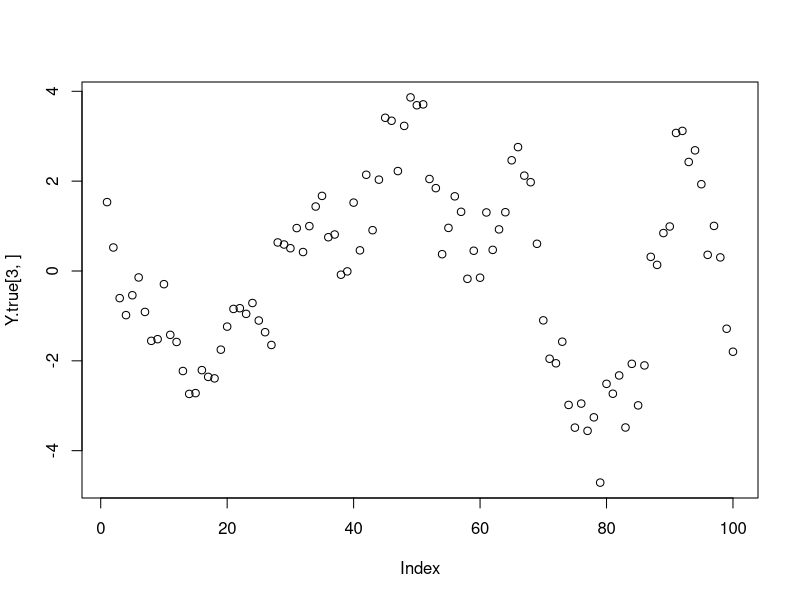
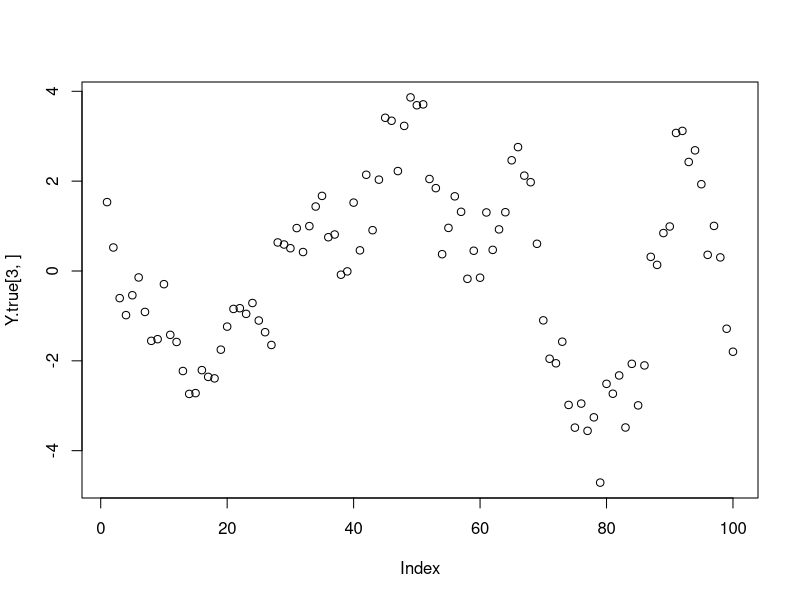
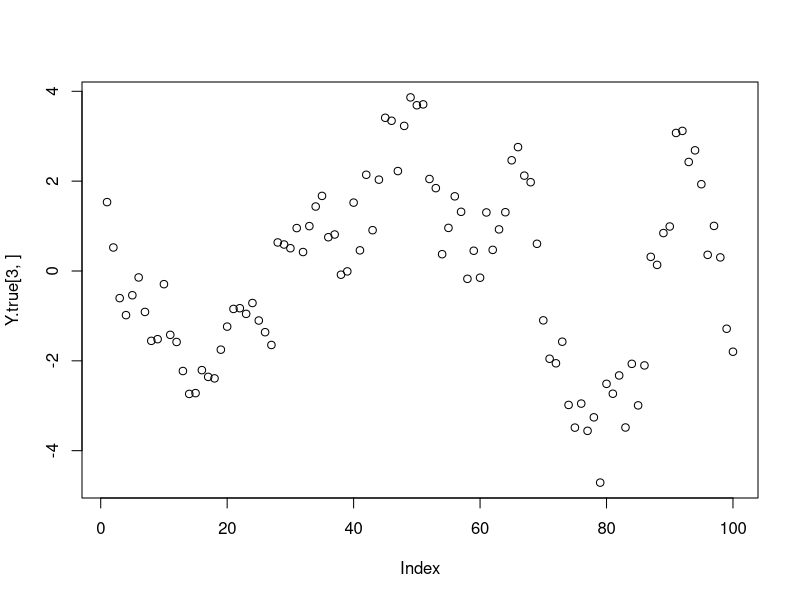
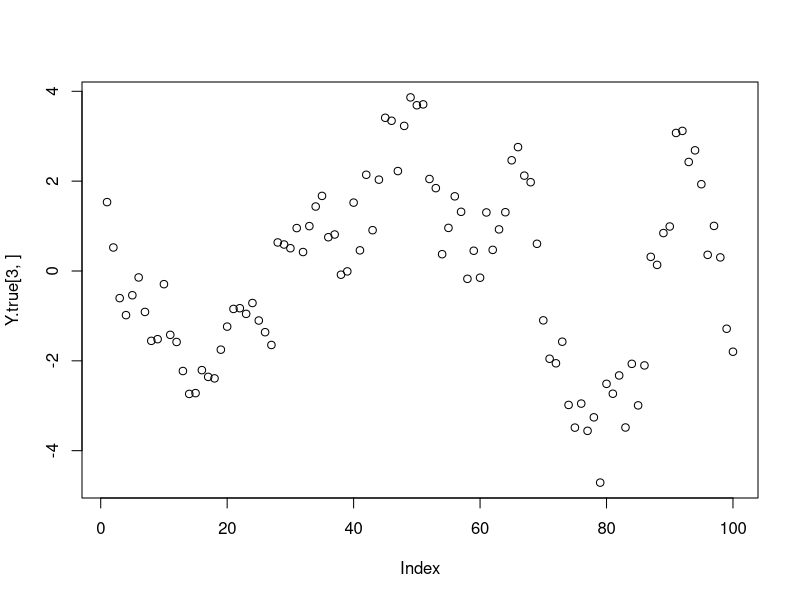
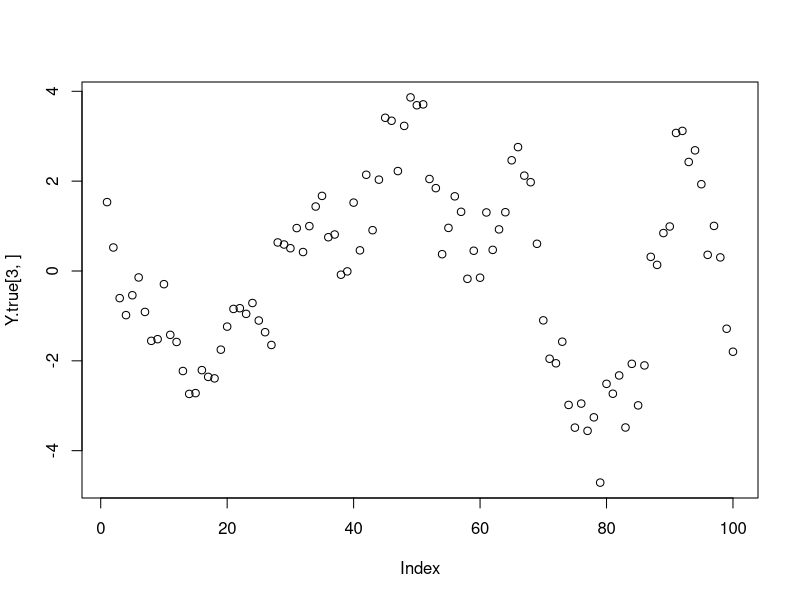
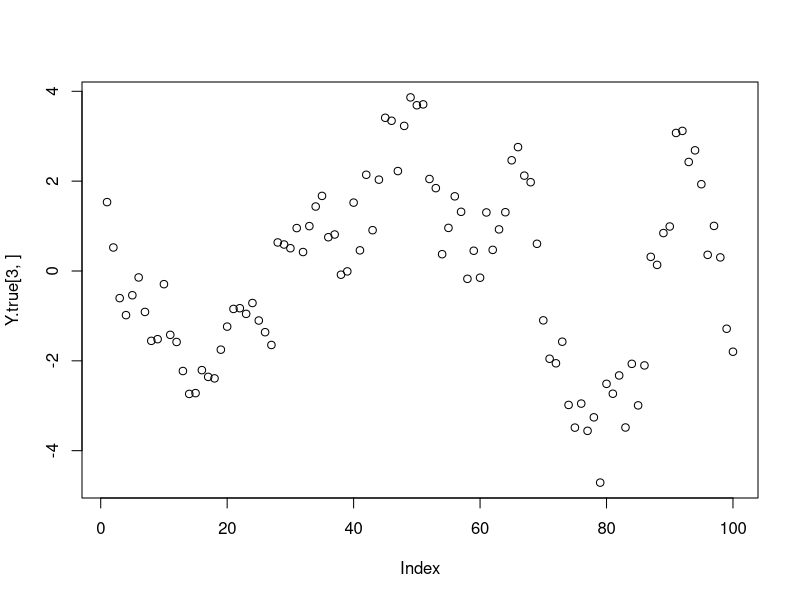
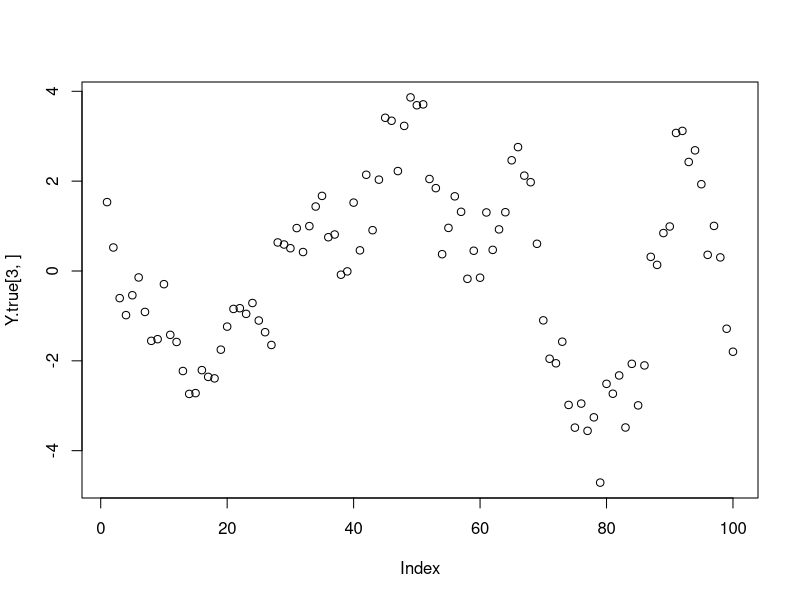
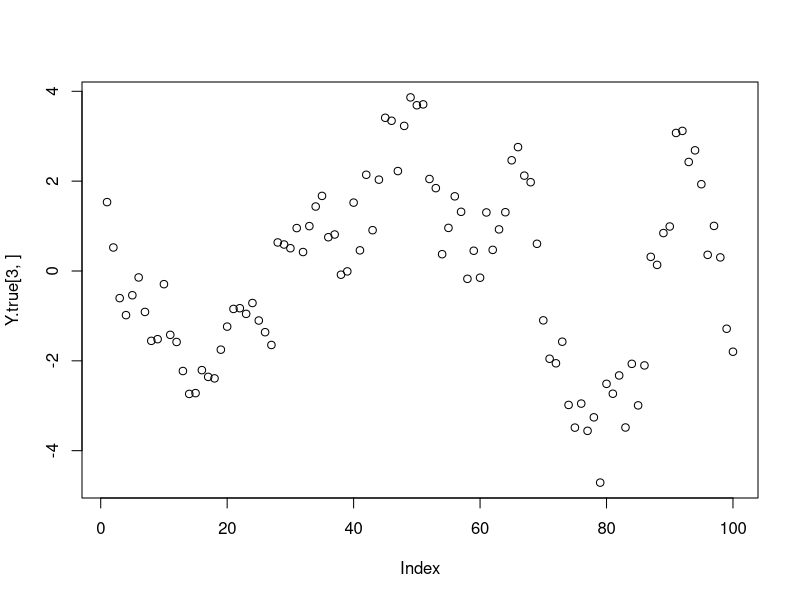

Generate these figures, in order, with R:
#test out kalman smoother forward backward algorithm
library(mvtnorm)
library(Matrix)
t.steps=100
S=10
Y=matrix(0,S,t.steps)
Y[,1]=2+rnorm(S)
sigma=0.95
for(it in 2:t.steps){
  Y[,it]=sigma*Y[,it-1]+rnorm(S)
}
Z=Y+rnorm(S*t.steps)


M=sigma*diag(S)
H=diag(S)
R=diag(S)
Q=diag(S)
Z.list=vector("list",t.steps)
Nu.list=Z.list
Finv=Z.list
G=Z.list
L=G
A=L
R.disturb=L
R.disturb[[t.steps]]=Matrix(0,S,1)
P=Z.list
Hat=P
H.t=H

Z.true=Z
Y.true=Y
P[[1]]=1*diag(S)

tau.epsilon=100
tau.varepsilon=100000
diag(Q)=1/sqrt(tau.epsilon)
diag(R)=1/sqrt(tau.varepsilon)

W.plus.z=matrix(rnorm(S*t.steps,0,1/sqrt(tau.varepsilon)),S,t.steps)
W.plus.y=matrix(rnorm(S*t.steps,0,1/sqrt(tau.epsilon)),S,t.steps)
Y.plus=matrix(0,S,t.steps)
Z.plus=Y.plus


#update mu using disturbance filter/smoother algorithm of Durbin and Koopman 2002
ptm=proc.time()
Y.plus[,1]=2+rnorm(S) #holding Y-plus
for(it in 2:t.steps)Y.plus[,it]=as.numeric(M%*%Y.plus[,it-1]+W.plus.y[,it])
Z.plus=Y.plus+W.plus.z
Z.star=Z-Z.plus
#now use Kalman filter and disturbance smoother to obtain \hat{Z}* = E(Y|Z*) 
#Init.pred=c(X.pred.list[[1]]%*%Beta+Eta,0)
Init.pred=rep(0,S) #since running the KF on z-z.plus, think this needs to be zero
Nu.list[[1]]=Z.star[1:S]-H%*%Init.pred
P[[1]]=Q
Finv[[1]]=solve(H%*%P[[1]]%*%H.t+R)
G[[1]]=M%*%(P[[1]]%*%(H.t%*%Finv[[1]]))
L[[1]]=M-G[[1]]%*%H
A[[1]]=Init.pred
for(it in 2:t.steps){  #forward
  P[[it]]=tcrossprod(M%*%P[[it-1]],L[[it-1]])+Q
  Finv[[it]]=solve(H%*%P[[it]]%*%H.t+R)
  G[[it]]=M%*%(P[[it]]%*%(H.t%*%Finv[[it]]))
  A[[it]]=M%*%A[[it-1]]+G[[it-1]]%*%Nu.list[[it-1]]
  Nu.list[[it]]=Z.star[((it-1)*S+1):(it*S)]-H%*%A[[it]]
  L[[it]]=M-G[[it]]%*%H
}
for(it in t.steps:2)R.disturb[[it-1]]=H.t%*%(Finv[[it]]%*%Nu.list[[it]])+crossprod(L[[it]],R.disturb[[it]])
R.disturb.0=H.t%*%(Finv[[1]]%*%Nu.list[[1]])+crossprod(L[[1]],R.disturb[[1]])
Hat[[1]]=A[[1]]+P[[1]]%*%R.disturb.0
for(it in 1:(t.steps-1)){
  Hat[[it+1]]=M%*%Hat[[it]]+Q%*%R.disturb[[it]]
  Y[,it]=as.vector(Hat[[it]]+Y.plus[,it])
}
Y[,t.steps]=as.vector(Hat[[t.steps]]+Y.plus[,t.steps])
cat(proc.time()-ptm)


Y.hat=matrix(0,S,t.steps)
for(it in 1:t.steps)
plot(Y.true[3,])
lines(Y[3,],col='red')
lines(Z[3,],col='blue')


plot(Y[1,],col='red',type="l")
lines(Z[1,],col='blue')